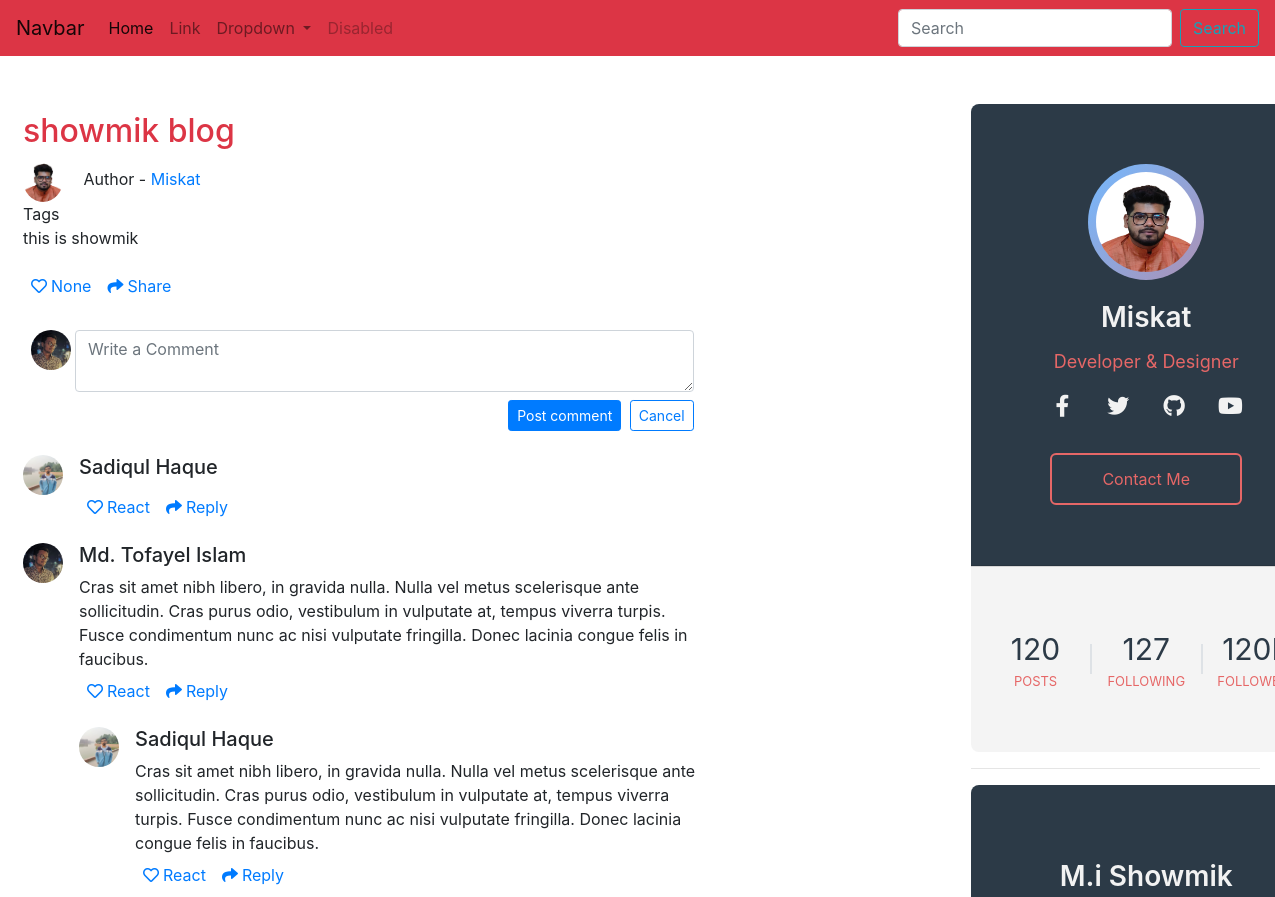
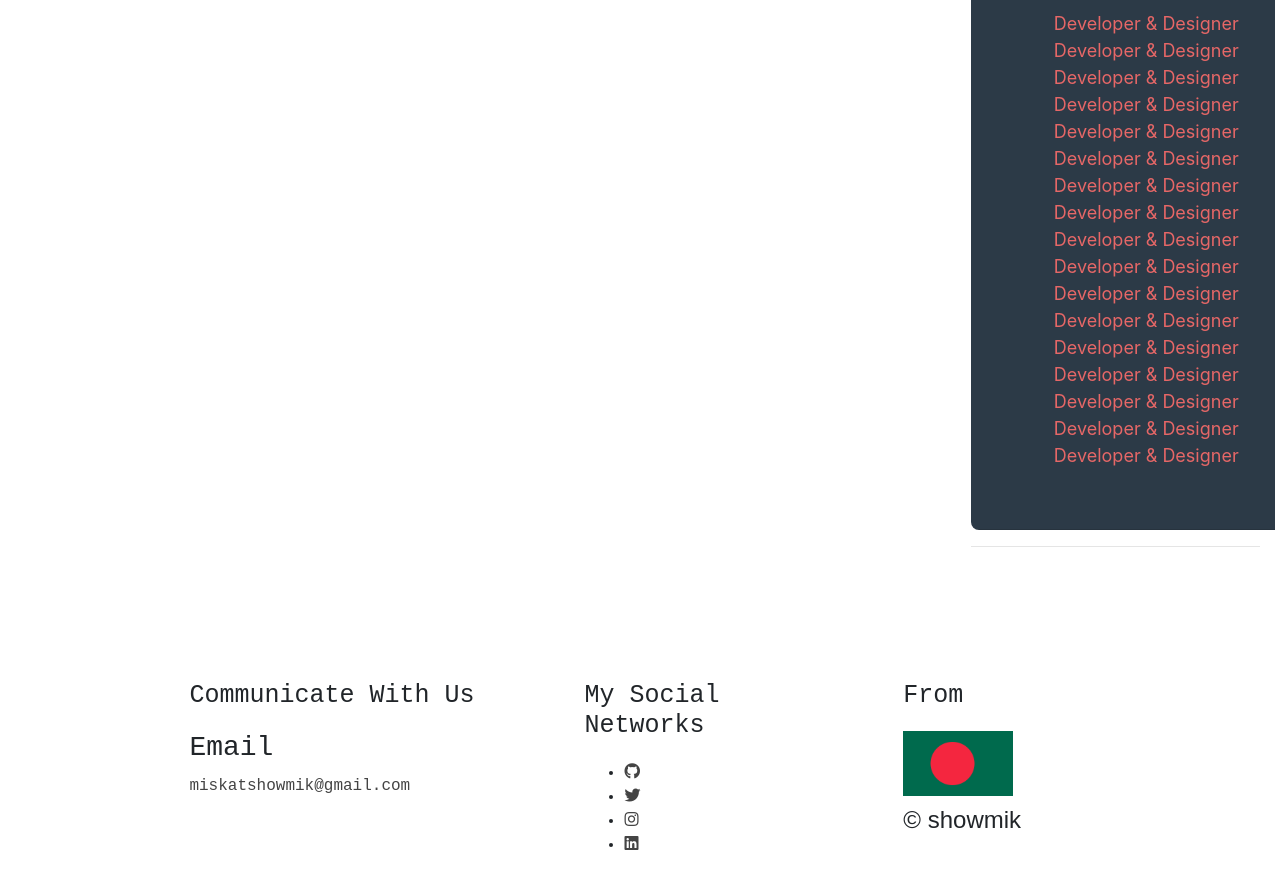
Page /news/26 on the committed database (2 pictures, top to bottom).
### blogs/models.py (models this page shows, shortened)
class Blog(models.Model):
    title = models.CharField(max_length=255)
    body = models.TextField(max_length=10000)
    img = models.ImageField(upload_to="media")
    author = models.ForeignKey(Author, on_delete=SET_NULL, null=True)
    time_created = models.DateTimeField(auto_now_add=True)
    react = models.IntegerField(blank=True, null=True)
    comment = models.ManyToManyField(Comment)
    category = models.ForeignKey(Category, on_delete=SET_NULL, null=True)
    tags = models.ManyToManyField(Tag)

class Author(models.Model):
    name = models.CharField(max_length=50)
    author_img = models.ImageField(upload_to="media")
    email = models.EmailField()
    institution = models.CharField(max_length=100, blank=True, null=True)
    study_subject = models.CharField(max_length=100, blank=True, null=True)
    current_year = models.CharField(max_length=50, blank=True, null=True)
    github = models.CharField(max_length=100, blank=True, null=True)
    facebook = models.CharField(max_length=100, blank=True, null=True)
    Twitter = models.CharField(max_length=100, blank=True, null=True)

### blogs/views.py (the view)
# urls.py: path('news/<int:pk>', views.home2, name='news'),
def home2(request, pk):
    current_blog = Blog.objects.get(id=pk)
    tag = current_blog.tags.all()
    tags = []
    for i in range(len(tag)):
        tags.append(tag[i])
    context = {
        'current': current_blog,
        'tags': tags
    }
    return render(request, 'blogs/single_blog_page.html', context)

### templates/blogs/single_blog_page.html (shortened to what this page needs)
{% load static %}
<!DOCTYPE html>
<html lang="en">
<head>
    <link
            rel="stylesheet"
            href="https://stackpath.bootstrapcdn.com/bootstrap/4.1.1/css/bootstrap.min.css"
    />
    <link
            rel="stylesheet"
            href="https://use.fontawesome.com/releases/v5.15.3/css/all.css"
    />
    <link rel="stylesheet" href="{% static 'css/style2.css' %}"/>
</head>
<body>
{% include 'blogs/navbar.html' %}
<main class="container-fluid my-5">
    <div class="row">
        <div class="col-9 main1">
            <div class="d-flex flex-column">
                <div class="p-2">
                    <h2 class="text-danger">
                        {{ current.title }}
                    </h2>
                    <img
                            class="mr-3 rounded-circle"
                            src="{% get_media_prefix %}{{ current.author.author_img }}"
                            width="40"
                            alt="Generic placeholder image"
                    />
                    <p class="d-inline">Author - <a href="">{{ current.author.name }}</a></p>
                    <div class="tag">
                        <span>Tags</span>
                    </div>
                    <p>
                        {{ current.body|safe }}
                    </p>
                    <div class="">
                        <div class="d-flex flex-row fs-12">
                            <div class="like p-2 cursor">
                                <a href=""
                                ><i class="far fa-heart"></i
                                ><span class="ml-1">{{ current.react }}</span></a
                                >
                            </div>
                            <div class="like p-2 cursor">
                                <a href=""
                                ><i class="fa fa-share"></i
                                ><span class="ml-1">Share</span></a
                                >
                            </div>
                        </div>
                    </div>
                </div>
                <div class="p-2 w-75">
                    <div class="p-2">
                        <div class="d-flex flex-row align-items-start">
                            <img
                                    class="rounded-circle"
                                    src="{% static 'images/tofayel.jpg' %}"
                                    width="40"
                            /><textarea
                                class="form-control ml-1 shadow-none textarea"
                                placeholder="Write a Comment"
                        ></textarea>
                        </div>
                        <div class="mt-2 text-right">
                            <button
                                    class="btn btn-primary btn-sm shadow-none"
                                    type="button"
                            >
                                Post comment
                            </button
                            >
                            <button
                                    class="btn btn-outline-primary btn-sm ml-1 shadow-none"
                                    type="button"
                            >
                                Cancel
                            </button>
                        </div>
                    </div>
                </div>
                <div class="p-2 w-75">
                    <div class="media">
                        <img
                                class="mr-3 rounded-circle"
                                src="{% static 'images/sadi.jpg' %}"
                                width="40"
                                alt="Generic placeholder image"
                        />
                        <div class="media-body">
                            <h5 class="mt-0">Sadiqul Haque</h5>
                            <div class="">
                                <div class="d-flex flex-row fs-12">
                                    <div class="like p-2 cursor">
                                        <a href=""
                                        ><i class="far fa-heart"></i
                                        ><span class="ml-1">React</span></a
                                        >
                                    </div>
                                    <div class="like p-2 cursor">
                                        <a href=""
                                        ><i class="fa fa-share"></i
                                        ><span class="ml-1">Reply</span></a
                                        >
                                    </div>
                                </div>
                            </div>
                        </div>
                    </div>
                </div>
                <div class="p-2">
                    <div class="media w-75">
                        <img
                                class="mr-3 rounded-circle"
                                src="{% static 'images/tofayel.jpg' %}" width="40"
                                alt="Generic placeholder image"
                        />
                        <div class="media-body">
                            <h5 class="mt-0">Md. Tofayel Islam</h5>
                            Cras sit amet nibh libero, in gravida nulla. Nulla vel metus
                            scelerisque ante sollicitudin. Cras purus odio, vestibulum in
                            vulputate at, tempus viverra turpis. Fusce condimentum nunc ac
                            nisi vulputate fringilla. Donec lacinia congue felis in
                            faucibus.
                            <div class="">
                                <div class="d-flex flex-row fs-12">
                                    <div class="like p-2 cursor">
                                        <a href=""
                                        ><i class="far fa-heart"></i
                                        ><span class="ml-1">React</span></a
                                        >
                                    </div>
                                    <div class="like p-2 cursor">
                                        <a href=""
                                        ><i class="fa fa-share"></i
                                        ><span class="ml-1">Reply</span></a
                                        >
                                    </div>
                                </div>
                            </div>
                            <div class="media mt-3">
                                <a class="pr-3" href="#">
                                    <img src="{% static 'images/sadi.jpg' %}"
                                         class="rounded-circle"
                                         width="40"
                                         alt="Generic placeholder image"
                                    />
                                </a>
                                <div class="media-body">
                                    <h5 class="mt-0">Sadiqul Haque</h5>
                                    Cras sit amet nibh libero, in gravida nulla. Nulla vel
                                    metus scelerisque ante sollicitudin. Cras purus odio,
                                    vestibulum in vulputate at, tempus viverra turpis. Fusce
                                    condimentum nunc ac nisi vulputate fringilla. Donec
                                    lacinia congue felis in faucibus.
                                    <div class="">
                                        <div class="d-flex flex-row fs-12">
                                            <div class="like p-2 cursor">
                                                <a href=""
                                                ><i class="far fa-heart"></i
                                                ><span class="ml-1">React</span></a
                                                >
                                            </div>
                                            <div class="like p-2 cursor">
                                                <a href=""
                                                ><i class="fa fa-share"></i
                                                ><span class="ml-1">Reply</span></a
                                                >
                                            </div>
                                        </div>
                                    </div>
                                </div>
                            </div>
                        </div>
                    </div>
                </div>
            </div>
        </div>
        <div class="col-3">
            <div class="profile-card">
                <div class="card-header">
                    <div class="pic">
                        <img src="{% get_media_prefix %}{{ current.author.author_img }}" alt="">
                    </div>
                    <div class="name">{{ current.author.name }}</div>
                    <div class="desc">Developer & Designer</div>
                    <div class="sm">
                        <a href="#" class="fab fa-facebook-f"></a>
                        <a href="#" class="fab fa-twitter"></a>
                        <a href="#" class="fab fa-github"></a>
                        <a href="#" class="fab fa-youtube"></a>
                    </div>
                    <a href="{% url 'author' current.author.id %}" class="contact-btn">Contact Me</a>
                </div>
                <div class="card-footer">
                    <div class="numbers">
                        <div class="item">
                            <span>120</span>
                            Posts
                        </div>
                        <div class="border"></div>
                        <div class="item">
                            <span>127</span>
                            Following
                        </div>
                        <div class="border"></div>
                        <div class="item">
                            <span>120K</span>
                            Followers
                        </div>
                    </div>
                </div>
            </div>
            <hr>
            <div class="profile-card">
                <div class="card-header">
                    <div class="name">M.i Showmik</div>
                    <div class="desc">Developer & Designer</div>
                    <div class="desc">Developer & Designer</div>
                    <div class="desc">Developer & Designer</div>
                    <div class="desc">Developer & Designer</div>
                    <div class="desc">Developer & Designer</div>
                    <div class="desc">Developer & Designer</div>
                    <div class="desc">Developer & Designer</div>
                    <div class="desc">Developer & Designer</div>
                    <div class="desc">Developer & Designer</div>
                    <div class="desc">Developer & Designer</div>
                    <div class="desc">Developer & Designer</div>
                    <div class="desc">Developer & Designer</div>
                    <div class="desc">Developer & Designer</div>
                    <div class="desc">Developer & Designer</div>
                    <div class="desc">Developer & Designer</div>
                    <div class="desc">Developer & Designer</div>
                    <div class="desc">Developer & Designer</div>
                </div>
            </div>
            <hr>
        </div>
    </div>
</main>
{% include 'blogs/footer.html' %}
</body>
</html>

### static/css/style2.css (style rules this page uses)
:root { --body_background_color:#171717; --body_font_color:#EDEDED; --red:#DA0037; --dark_grey:#444444; }
.tag { width: 50%; }
.profile-card { width: 350px; text-align: center; border-radius: 8px; overflow: hidden; }
.card-header { background: #2c3a47; padding: 60px 40px; }
.pic { display: inline-block; padding: 8px; background: linear-gradient(130deg, #74b9ff, #e66767); margin: auto; border-radius: 50%; background-size: 200% 200%; animation: animated-gradient 2s linear infinite; }
.pic img { display: block; width: 100px; height: 100px; border-radius: 50%; }
.name { color: #f2f2f2; font-size: 28px; font-weight: 600; margin: 10px 0; }
.desc { font-size: 18px; color: #e66767; }
.sm { display: flex; justify-content: center; margin: 20px 0; }
.sm a { color: #f2f2f2; width: 56px; font-size: 22px; transition: .3s linear; }
.contact-btn { display: inline-block; padding: 12px 50px; color: #e66767; border: 2px solid #e66767; border-radius: 6px; margin-top: 16px; transition: .3s linear; }
.card-footer { background: #f4f4f4; padding: 60px 10px; }
.numbers { display: flex; align-items: center; }
.item { flex: 1; text-transform: uppercase; font-size: 13px; color: #e66767; }
.item span { display: block; color: #2c3a47; font-size: 30px; }
.border { width: 1px; height: 30px; background: #bbb; }

### rows in the picture
Blog: title "showmik blog", author.author_img (picture), author.name "Miskat", body "this is showmik", react "None"
